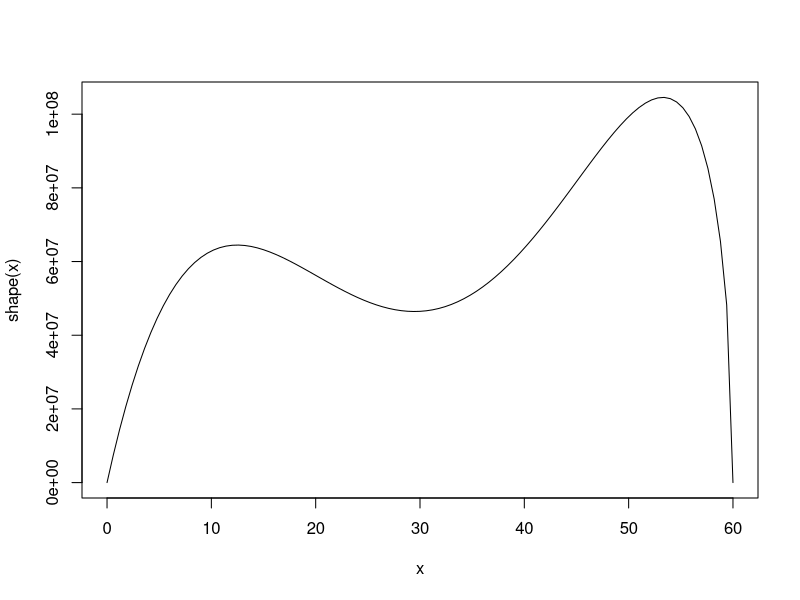
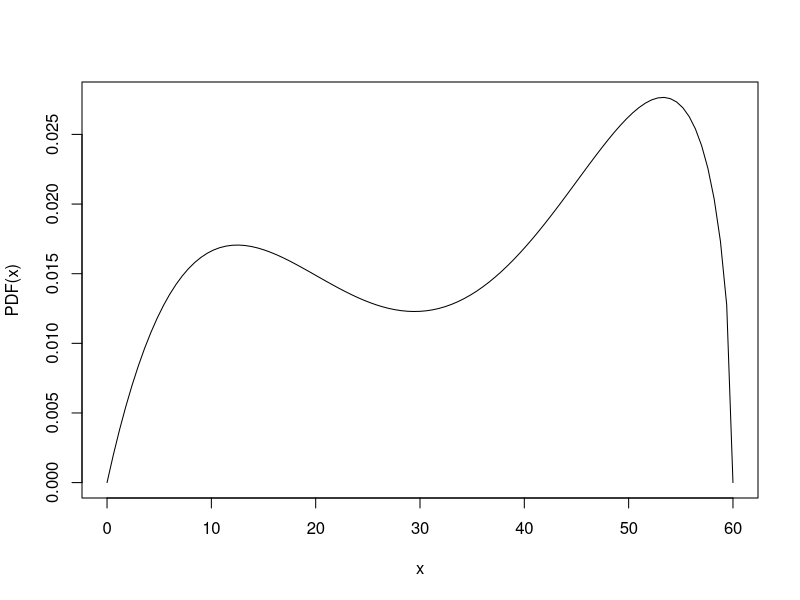
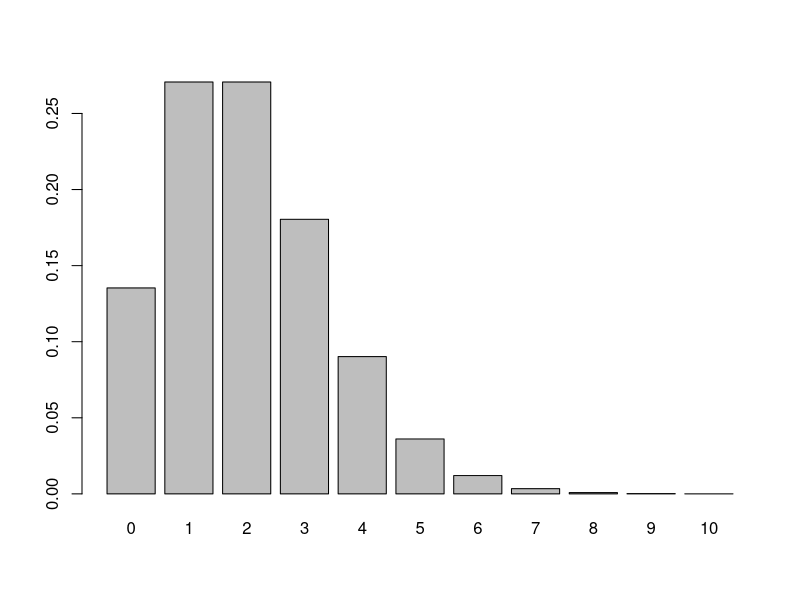
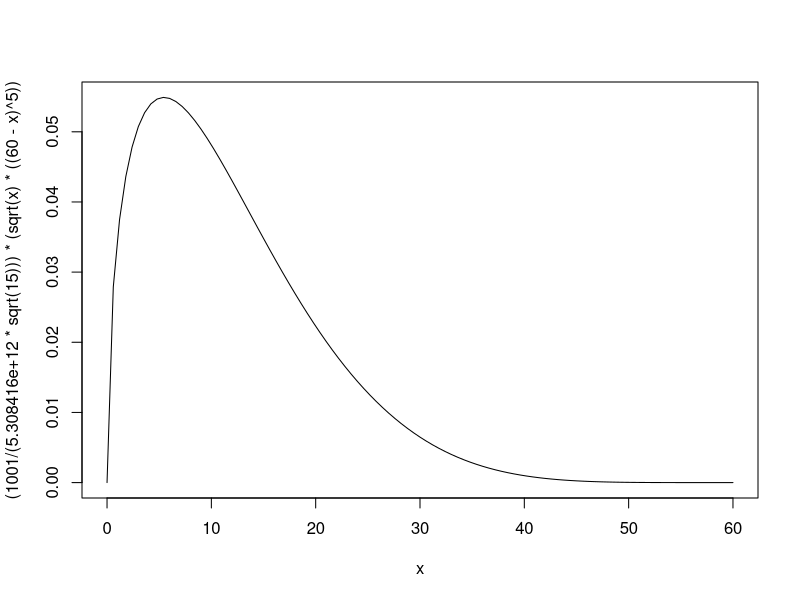
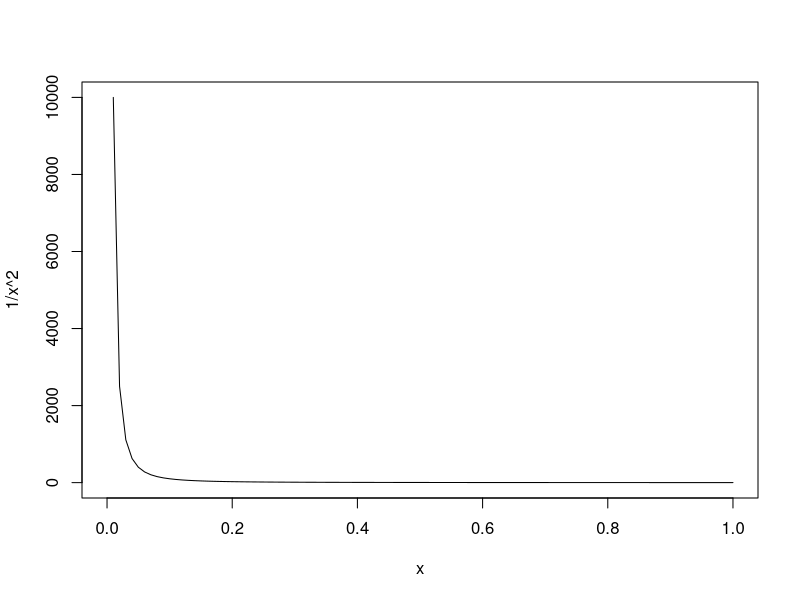
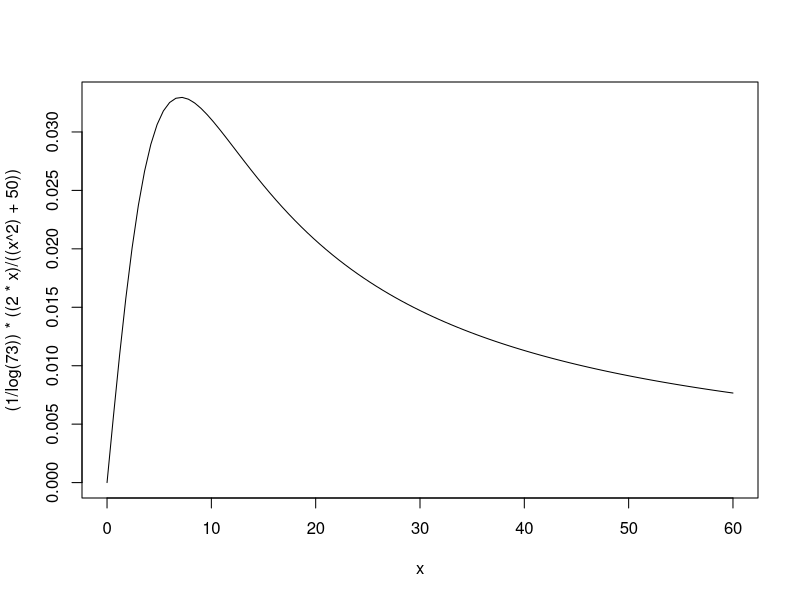
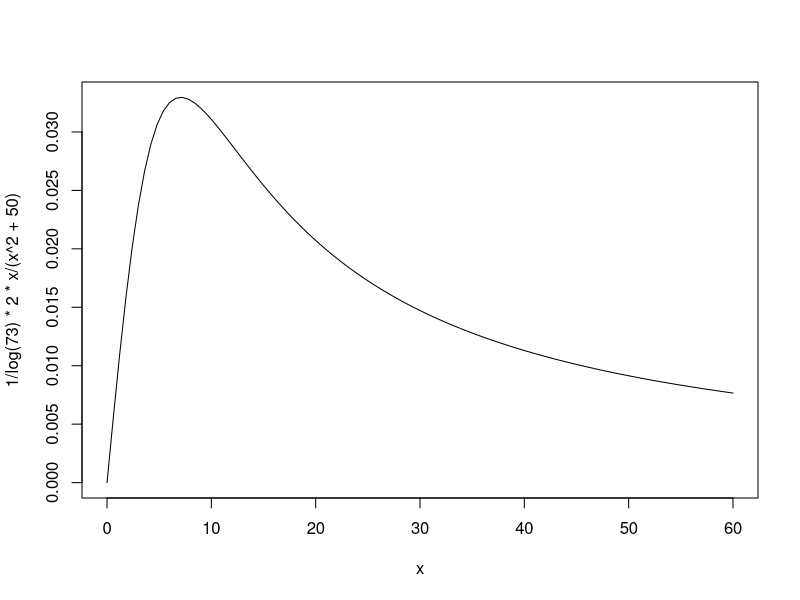
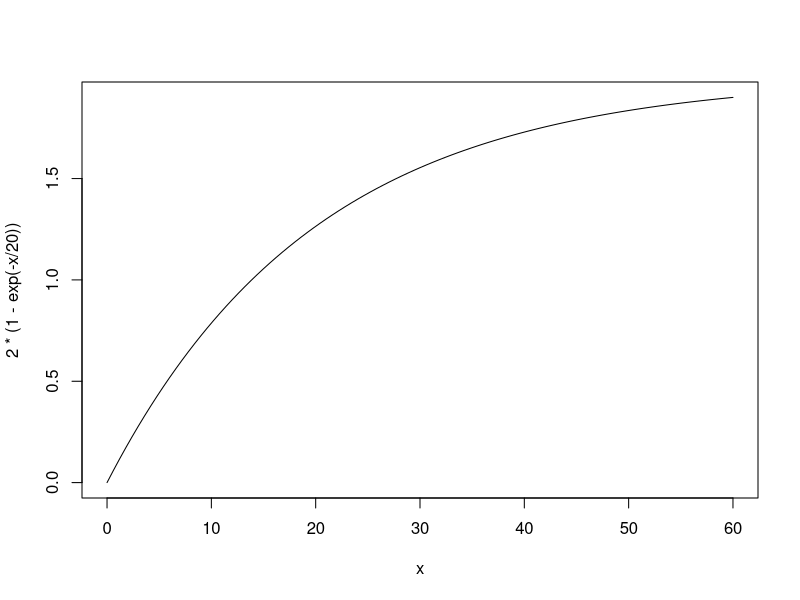

R code for these plots, in order:
## ---- chunk 1
#Leave this as-is.
knitr::opts_chunk$set(echo = TRUE,collapse=TRUE)
if( as.numeric( paste( unlist( strsplit( paste(R.Version()$major,R.Version()$minor,sep="."),split="\\.") ),collapse="") ) <= 400 ) { 
  stop("You must have R version 4.1.1 or later to knit this document")}
RNGversion("4.1.1")
library(fitdistrplus)
## ---- chunk 2

shape<-function(x){x*((60-x)^4)+ 5*x^4* sqrt(60-x)}

curve(shape, from= 0, to=60)

integrate(shape, lower= 0, upper= 60)
PDF<-function(x){(x*((60-x)^4)+ 5*x^4* sqrt(60-x))/3780244022}
curve(PDF, from= 0, to = 60)
integrate(PDF, lower= 0, upper= 60)

x<- 0:10
p<-dpois(x, lambda=2)

barplot(p, names.arg = x)

PDF(50)/PDF(5)
#near 5, near 50, remember these probabilities are 0,




## ---- chunk 3

## ---- chunk 4


## ---- chunk 5


## ---- chunk 6

## ---- chunk 7
curve((1001/(5308416000000*sqrt(15)))*(sqrt(x)*((60-x)^5)), from = 0, to= 60)

shape<-function(x){(1001/(5308416000000*sqrt(15)))*(sqrt(x)*((60-x)^5))}

integrate(shape, lower= 15, upper= 30)

integrate(shape, lower = 0, upper= 18)

## ---- chunk 8
#b: 

#c


#d


#e

## ---- chunk 9

## ---- chunk 10
curve(1/x^2)

## ---- chunk 11

## ---- chunk 12


## ---- chunk 13


## ---- chunk 14
curve((1/log(73))*((2*x)/((x^2)+50)), from = 0, to = 60)

CDF <- function(x) {log(x^2/50 +1)/log(73)}

CDF(5)
1-CDF(45)

CDF(30)-CDF(15)

QUANTILE<- function(p){5*sqrt(2)*sqrt(73^p -1)}

QUANTILE(.5)

QUANTILE(.75)

QUANTILE(.99)


## ---- chunk 15
#Step 1, verify you didn't typo the equation for the PDF and ensure it integrates to 1


#To get mu, average, E[X], simply pre-multiply the expression for the PDF by x, making sure
#to put a big pair of parentheses/big hug around the expression for the PDF


#To get the standard deviation, get the variance first.  Simply pre-multiply the expression
#for the PDF by (x-mu^2), replacing mu with the numerical value found above, and making sure
#to put a big pair of parentheses/big hug around the expression for the PDF.  SD is square root of variance.



#To get the mode, use optimize.  The first argument should be function(x) transcribe formula,
#2nd argument should be interval=c(lower,upper), where lower and upper bracket where you know
#the mode must be (make a plot to find some reasonable values)


## ---- chunk 16
#Step 1, verify you didn't typo the equation for the PDF and ensure it integrates to 1


#To get mu, average, E[X], simply pre-multiply the expression for the PDF by x, making sure
#to put a big pair of parentheses/big hug around the expression for the PDF


#To get the standard deviation, get the variance first.  Simply pre-multiply the expression
#for the PDF by (x-mu^2), replacing mu with the numerical value found above, and making sure
#to put a big pair of parentheses/big hug around the expression for the PDF.  SD is square root of variance.



#To get the mode, use optimize.  The first argument should be function(x) transcribe formula,
#2nd argument should be interval=c(lower,upper), where lower and upper bracket where you know
#the mode must be (make a plot to find some reasonable values)


## ---- chunk 17


#Step 1, verify you didn't typo the equation for the PDF and ensure it integrates to 1
curve(1/log(73)*2*x/(x^2+50), from = 0, to=60)

#To get mu, average, E[X], simply pre-multiply the expression for the PDF by x, making sure
#to put a big pair of parentheses/big hug around the expression for the PDF
integrate(function(x){x*1/log(73)*2*x/(x^2+50)}, lower=0, upper = 60)
mu<-23.17808

integrate(function(x){(x-mu)^2*1/log(73)*2*x/(x^2+50)}, lower=0, upper = 60)

sqrt(251.8477)

optimize(function(x){1/log(73)*2*x/(x^2+50)}, interval = c(0,20), maximum = TRUE)
#To get the standard deviation, get the variance first.  Simply pre-multiply the expression
#for the PDF by (x-mu^2), replacing mu with the numerical value found above, and making sure
#to put a big pair of parentheses/big hug around the expression for the PDF.  SD is square root of variance.



#To get the mode, use optimize.  The first argument should be function(x) transcribe formula,
#2nd argument should be interval=c(lower,upper), where lower and upper bracket where you know
#the mode must be (make a plot to find some reasonable values)
## ---- chunk 18
curve( 2*(1-exp(-x/20)),from=0,to=60 )
integrate(function(x){(2*(1-exp(-x/20)))*(1/log(73)*2*x/(x^2+50))}, lower=0, upper=60)

## ---- chunk 19
